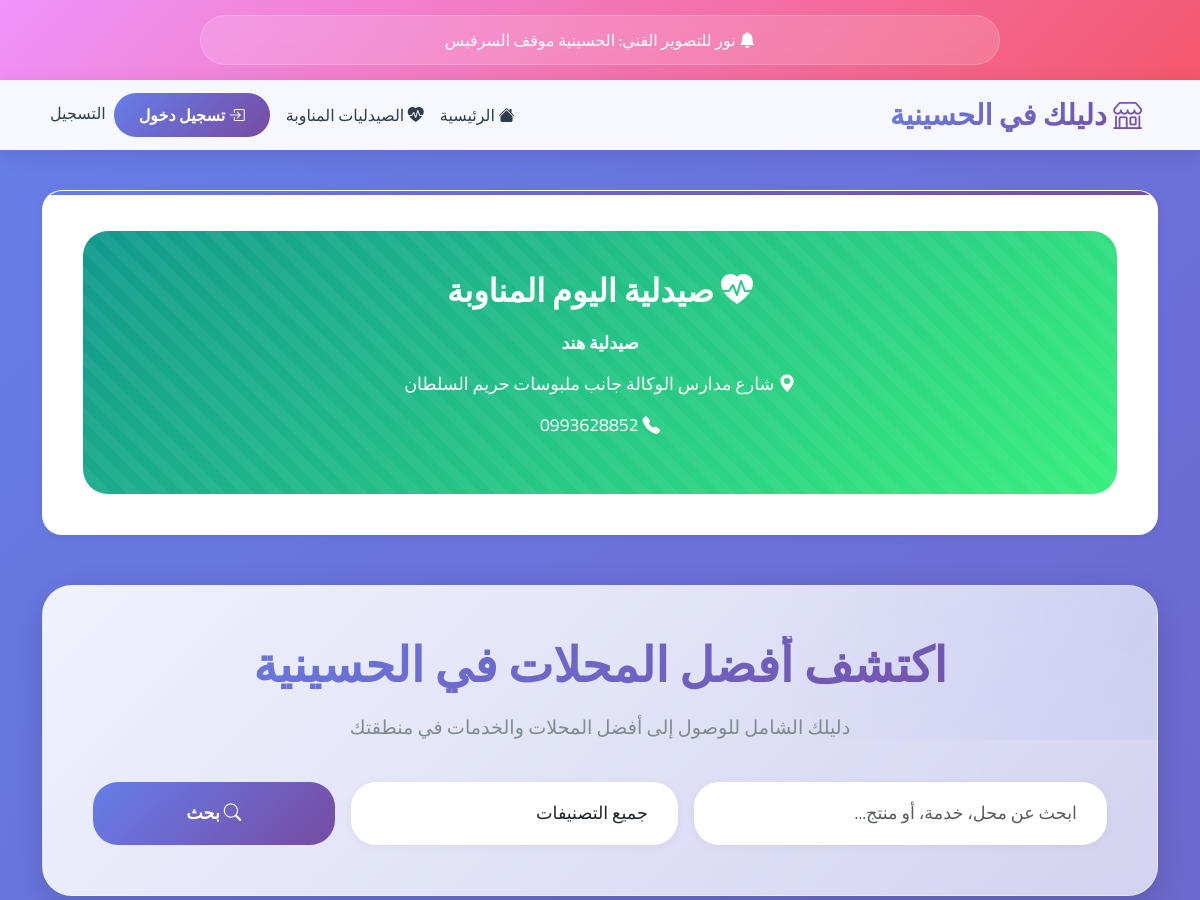
Before: / (upper part) with the older database file.
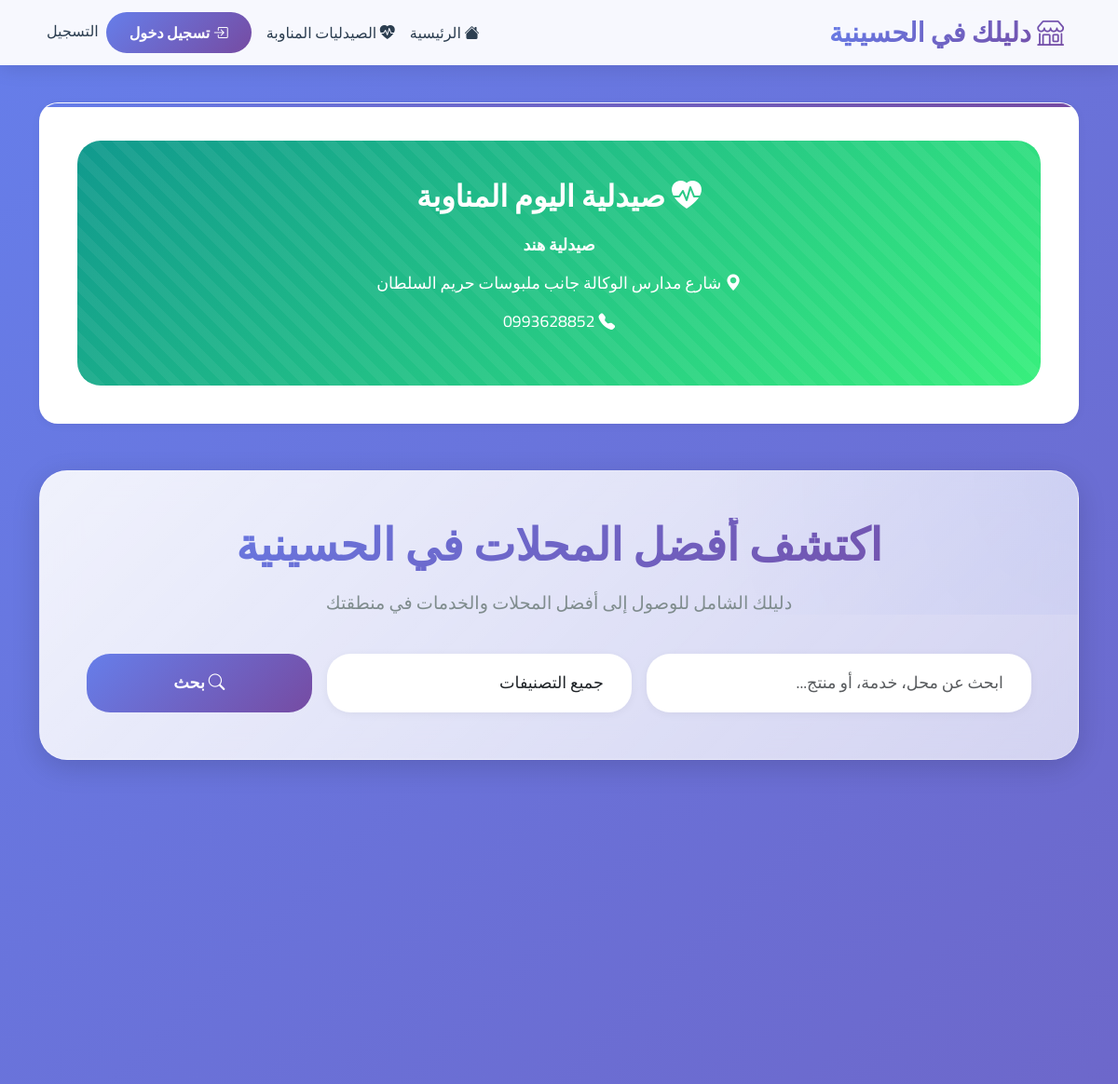
After: the same page with the newer database file.
### tables this page shows
CREATE TABLE notifications (
            id INTEGER PRIMARY KEY AUTOINCREMENT,
            title TEXT NOT NULL,
            message TEXT NOT NULL,
            type TEXT,
            is_active BOOLEAN DEFAULT 1,
            created_at TIMESTAMP DEFAULT CURRENT_TIMESTAMP,
            expires_at TIMESTAMP
        );

### app.py (the view)
@app.route('/')
def index():
    conn = sqlite3.connect('hussainiya_stores.db')
    cursor = conn.cursor()
    settings = get_site_settings()
    latest_stores = []
    popular_stores = []
    top_rated_stores = []
    featured_stores = []
    if settings.get('show_latest_stores', '1') == '1':
        limit = int(settings.get('latest_stores_count', '6'))
        cursor.execute('''
            SELECT s.*, c.name as category_name
            FROM stores s
            LEFT JOIN categories c ON s.category_id = c.id
            WHERE s.is_approved = 1
            ORDER BY s.created_at DESC
            LIMIT ?
        ''', (limit,))
        latest_stores = cursor.fetchall()
    if settings.get('show_most_searched_stores', '1') == '1':
        limit = int(settings.get('most_searched_stores_count', '6'))
        cursor.execute('''
            SELECT s.*, c.name as category_name
            FROM stores s
            LEFT JOIN categories c ON s.category_id = c.id
            WHERE s.is_approved = 1 AND s.search_count > 0
            ORDER BY s.search_count DESC
            LIMIT ?
        ''', (limit,))
        popular_stores = cursor.fetchall()
    if settings.get('show_top_rated_stores', '1') == '1':
        limit = int(settings.get('top_rated_stores_count', '6'))
        cursor.execute('''
            SELECT s.*, c.name as category_name, COUNT(r.id) as ratings_count
            FROM stores s
            LEFT JOIN categories c ON s.category_id = c.id
            LEFT JOIN ratings r ON s.id = r.store_id
            WHERE s.is_approved = 1 AND s.rating_avg > 0
            GROUP BY s.id
            ORDER BY COUNT(r.id) DESC, s.rating_avg DESC
            LIMIT ?
        ''', (limit,))
        top_rated_stores = cursor.fetchall()
    if settings.get('show_featured_stores', '1') == '1':
        limit = int(settings.get('featured_stores_count', '4'))
        cursor.execute('''
            SELECT s.*, c.name as category_name
            FROM stores s
            LEFT JOIN categories c ON s.category_id = c.id
            WHERE s.is_approved = 1 AND s.rating_avg >= 4.0
            ORDER BY s.rating_avg DESC, s.search_count DESC
            LIMIT ?
        ''', (limit,))
        featured_stores = cursor.fetchall()
    categories_grid = []
    if settings.get('show_categories_grid', '1') == '1':
        limit = int(settings.get('categories_grid_count', '8'))
        cursor.execute('SELECT * FROM categories LIMIT ?', (limit,))
        categories_grid = cursor.fetchall()
    cursor.execute('SELECT * FROM categories ORDER BY name')
    all_categories = cursor.fetchall()
    conn.close()
    return render_template('index.html',
                         latest_stores=latest_stores,
                         popular_stores=popular_stores,
                         top_rated_stores=top_rated_stores,
                         featured_stores=featured_stores,
                         categories=categories_grid,
                         all_categories=all_categories,
                         site_settings=settings)

### templates/index.html (shortened to what the changed rows need)
<!DOCTYPE html>
<html lang="ar" dir="rtl">
<head>
    <link href="https://cdn.jsdelivr.net/npm/bootstrap@5.3.0/dist/css/bootstrap.min.css" rel="stylesheet">
    <link href="https://cdn.jsdelivr.net/npm/bootstrap-icons@1.10.0/font/bootstrap-icons.css" rel="stylesheet">
</head>
<body>
    {% if notifications %}
    <div class="notification-bar" id="notificationBar">
        <div class="notification-carousel">
            {% for notification in notifications %}
            <div class="notification-item {% if loop.first %}active{% endif %}" data-index="{{ loop.index0 }}">
                <i class="bi bi-bell-fill"></i> {{ notification[1] }}: {{ notification[2] }}
            </div>
            {% endfor %}
        </div>
    </div>
    {% endif %}
    <div class="container">
        {% if today_pharmacies and site_settings.get('show_pharmacy_ticker', '1') == '1' %}
        <div class="modern-card slide-up">
            <div class="pharmacy-highlight">
                {% if today_pharmacies|length > 1 %}
                <h2 class="pharmacy-title">
                    <i class="bi bi-heart-pulse-fill"></i> الصيدليات المناوبة اليوم ({{ today_pharmacies|length }} صيدليات)
                </h2>
                <div class="pharmacy-carousel" id="mainPharmacyCarousel">
                    <div class="carousel-container-main">
                        {% for pharmacy in today_pharmacies %}
                        <div class="pharmacy-content {% if loop.first %}active{% endif %}">
                            <div class="pharmacy-number">{{ loop.index }}/{{ today_pharmacies|length }}</div>
                            <div class="pharmacy-info">
                                <strong>{{ pharmacy[1] }}</strong>
                            </div>
                            <div class="pharmacy-info">
                                <i class="bi bi-geo-alt-fill"></i> {{ pharmacy[2] }}
                            </div>
                            <div class="pharmacy-info">
                                <i class="bi bi-telephone-fill"></i> {{ pharmacy[3] }}
                            </div>
                        </div>
                        {% endfor %}
                    </div>
                    <div class="pharmacy-controls">
                        <button class="pharmacy-btn prev" onclick="previousMainPharmacy()">
                            <i class="bi bi-chevron-right"></i>
                        </button>
                        <div class="pharmacy-indicators">
                            {% for pharmacy in today_pharmacies %}
                            <span class="pharmacy-indicator {% if loop.first %}active{% endif %}" onclick="showMainPharmacy({{ loop.index0 }})"></span>
                            {% endfor %}
                        </div>
                        <button class="pharmacy-btn next" onclick="nextMainPharmacy()">
                            <i class="bi bi-chevron-left"></i>
                        </button>
                    </div>
                </div>
                {% else %}
                <h2 class="pharmacy-title">
                    <i class="bi bi-heart-pulse-fill"></i> صيدلية اليوم المناوبة
                </h2>
                {% endif %}
            </div>
        </div>
        {% endif %}
        <div class="hero-search fade-in">
            <h1 class="hero-title">اكتشف أفضل المحلات في الحسينية</h1>
        </div>
    </div>
</body>
</html>

Changed rows visible on the page:
removed notifications: title "نور للتصوير الفني", message "الحسينية موقف السرفيس"
